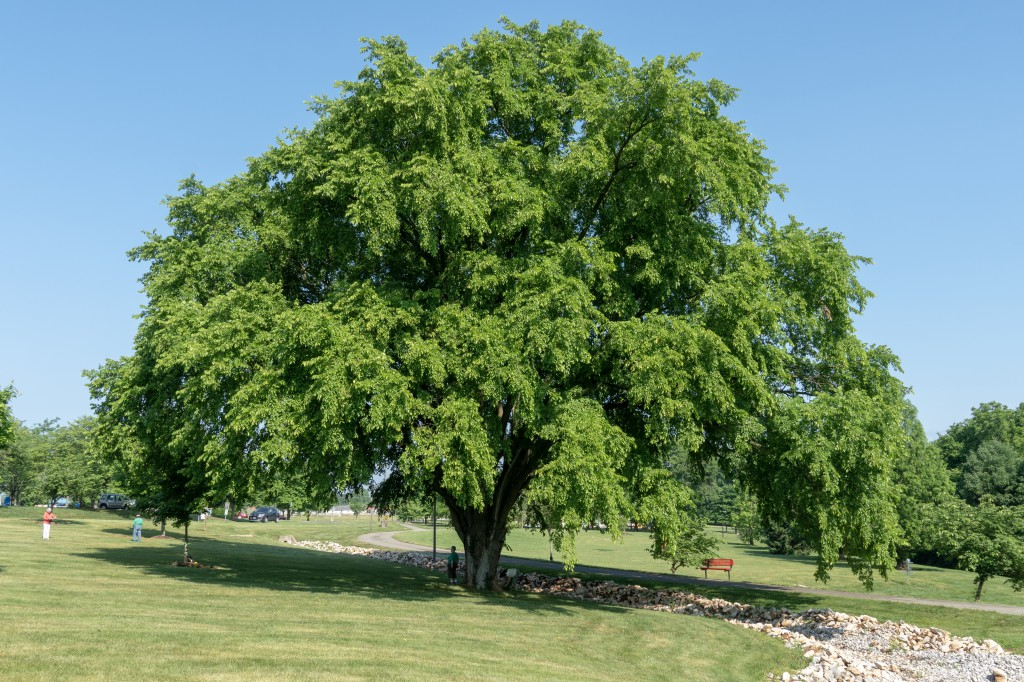
#> input picture tree_img.jpg, 1024 x 682 px
$ python cv07.py
#> lines starting #> are read from the running program, lines starting #| are printed output that depends on the picture; after the words box and inside, x2 and y2 are one past the last pixel; in counts of white or black regions, pixels touching at a corner belong together
"""
Unit 6: HSV & Color Tracking
- Overview: Create an HSV mask for a color range; then track color in live video.
- Inputs: `tree_img.jpg` for static demo; webcam for live tracking.
- Usage: Move mouse over the window to print HSV at cursor; press 'q' to quit.
"""

import cv2

# --- HSV color space (notes) ---
# Hue in OpenCV is [0, 179].
#   Red ~ 0-10 and 170-179
#   Green ~ 35-85
#   Blue ~ 100-130
# Saturation: 0 grayish, 255 fully saturated
# Value: 0 dark, 255 bright

# --- Static HSV Mask ---
# Convert BGR to HSV
img = cv2.imread('tree_img.jpg')
#> img is the input picture: shape (682, 1024, 3); mean B, G, R 114.3, 139.7, 112.4
hsv = cv2.cvtColor(img, cv2.COLOR_BGR2HSV)
#> hsv: shape (682, 1024, 3); mean H, S, V 61.6, 121, 151.6

# Define range of green color in HSV
lower_green = (20, 60, 45) # HSV lower bound
upper_green = (70, 255, 255) # HSV upper bound

mask = cv2.inRange(hsv, lower_green, upper_green) # Masks are binary images. Pixels in range are 255, everything else is 0.
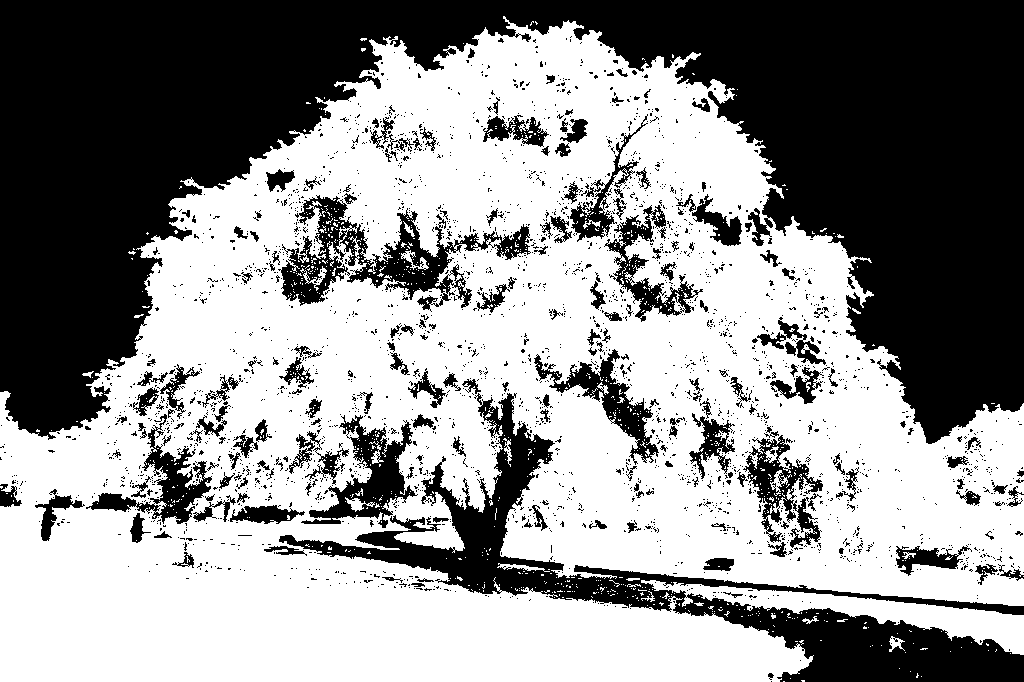
#> mask: shape (682, 1024); 57.3% white; 2725 black regions (2524 under 20 px), largest, box (x1, y1, x2, y2) and area: (0, 0, 1024, 444) 207073, (279, 393, 1024, 682) 33363, (278, 195, 531, 312) 8828

# Applying the mask to the original image to keep only the selected colors
result = cv2.bitwise_and(img, img, mask=mask)
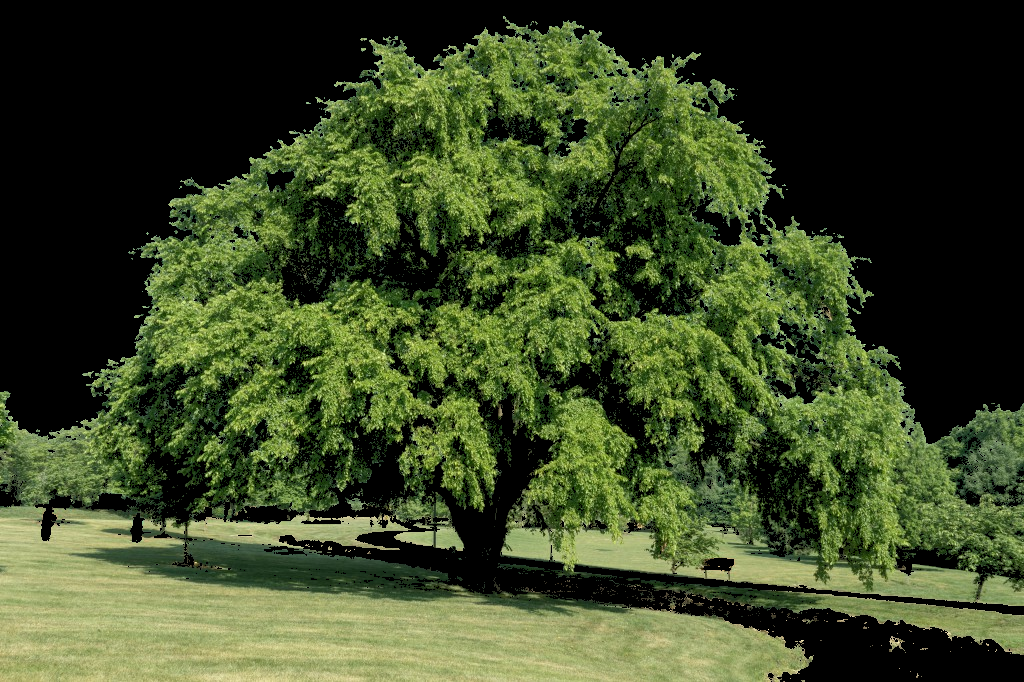
#> result: shape (682, 1024, 3); mean B, G, R 37.5, 71.8, 59.3

# Function to display HSV values on mouse hover
# Easier to pick colors in HSV space this way
def show_hsv(event, x, y, flags, param):
  if event == cv2.EVENT_MOUSEMOVE:
    pixel = hsv[y, x]
    h, s, v = pixel
    print(f'HSV: ({h}, {s}, {v})')

cv2.imshow('Original', img)
cv2.imshow('Mask', mask)
cv2.imshow('Result', result)
cv2.setMouseCallback('Original', show_hsv) # Register mouse event handler
cv2.waitKey(0)
cv2.destroyAllWindows()


# --- Live Color Tracking ---
cap = cv2.VideoCapture(0)
cv2.namedWindow('Frame')
cv2.setMouseCallback('Frame', show_hsv) # Register mouse event handler once
while True:
  ret, frame = cap.read()
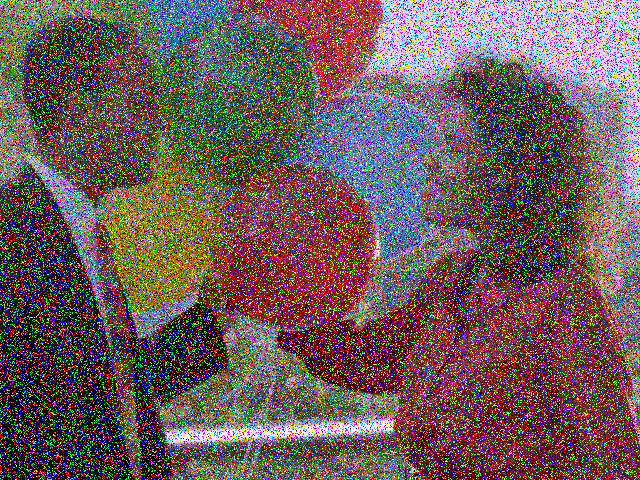
#> input picture noisy_img.png, 640 x 480 px, given in place of the camera
#> frame is the input picture: shape (480, 640, 3); mean B, G, R 89.9, 92, 109.1
  if not ret:
    print("Failed to grab frame")
    break

  hsv = cv2.cvtColor(frame, cv2.COLOR_BGR2HSV)
#> hsv: shape (480, 640, 3); mean H, S, V 82.9, 185.9, 162.3

  # Red has two ranges in HSV
  lower_red1 = (0, 110, 50)
  upper_red1 = (15, 255, 255)
  lower_red2 = (170, 110, 50)
  upper_red2 = (180, 255, 255)

  mask1 = cv2.inRange(hsv, lower_red1, upper_red1)
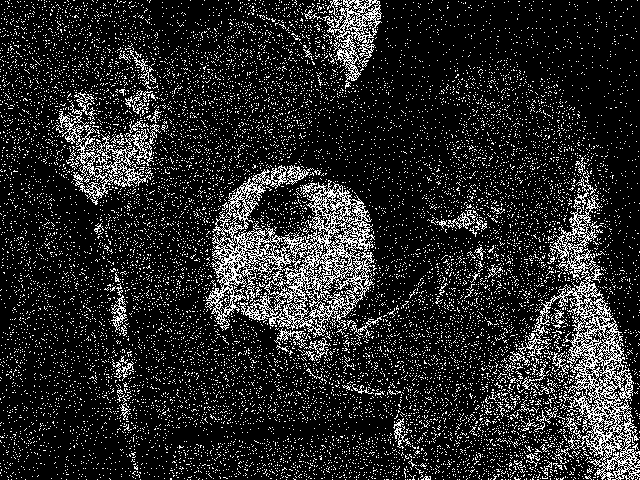
#> mask1: shape (480, 640); 15.6% white in thin lines or dots
  mask2 = cv2.inRange(hsv, lower_red2, upper_red2)
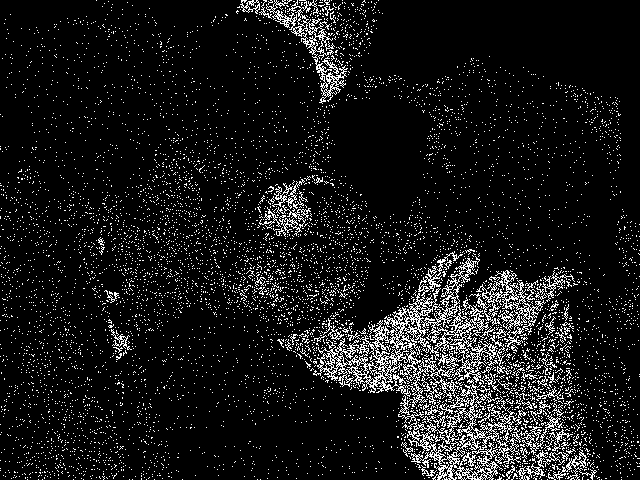
#> mask2: shape (480, 640); 9.2% white in thin lines or dots
  mask = cv2.bitwise_or(mask1, mask2) # Fuse the two masks
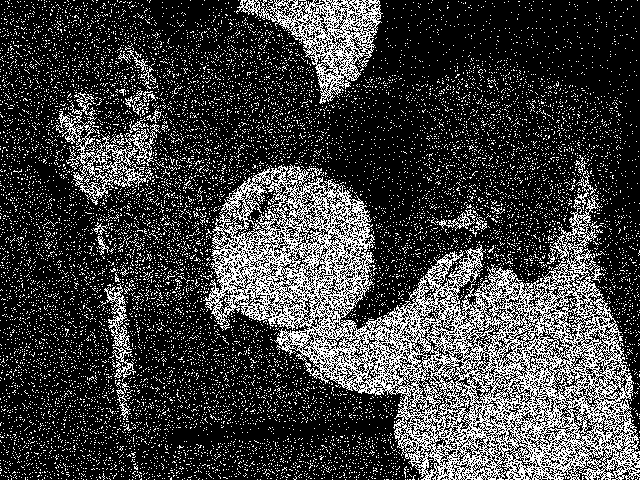
#> mask: shape (480, 640); 24.7% white in thin lines or dots

  result = cv2.bitwise_and(frame, frame, mask=mask)
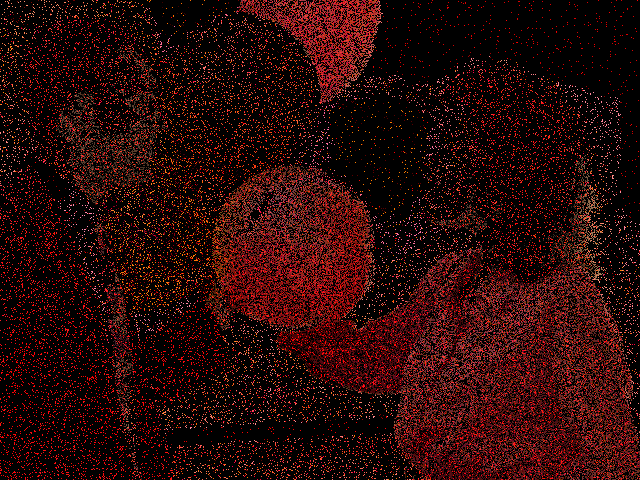
#> result: shape (480, 640, 3); mean B, G, R 8.5, 10, 41

  cv2.imshow('Frame', frame)
  cv2.imshow('Mask', mask)
  cv2.imshow('Result', result)
  if cv2.waitKey(1) & 0xFF == ord('q'):
#> (key q is pressed here)
    break
cap.release()
cv2.destroyAllWindows()

'''
Unit 6 Summary
Main functions:
 - `cv2.cvtColor(img, cv2.COLOR_BGR2HSV)` — BGR→HSV
 - `cv2.inRange(hsv, lower, upper)` — binary mask for color range
 - `cv2.bitwise_and(img, img, mask)` — keep only masked regions
 - `cv2.setMouseCallback(win, func)` — inspect pixel HSV interactively

Key ideas:
 - OpenCV Hue range is [0, 179]; red often needs two hue bands.
 - HSV isolates color (Hue) from illumination (Value), easing thresholding.
 - Masks are binary (0/255) and combine well with bitwise ops.

Tips:
 - Don’t chase a perfect mask; postprocess with morphology/contours/filters.
 - Tune S/V thresholds to reject gray/dark backgrounds.
 - Sample HSV dynamically under your lighting rather than hard‑coding.
'''
